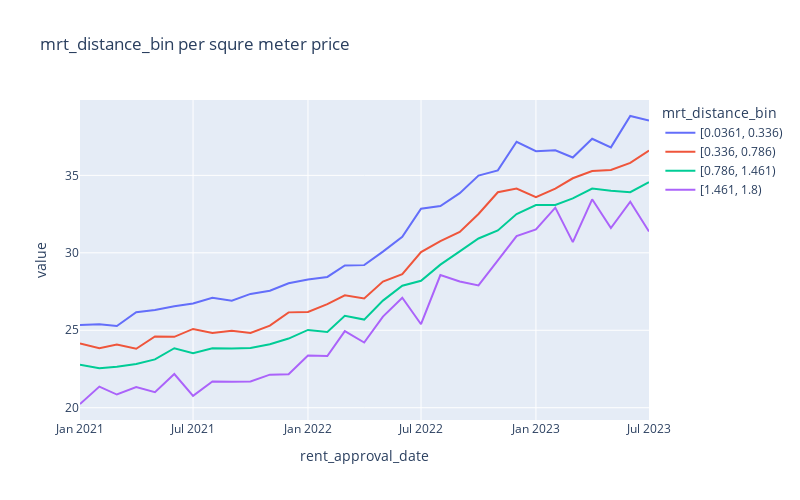

Notebook source saved alongside this figure:
### Markdown cell above
Apparently, there is no clear trend here. This is because by the analysis above, price is increasing along with date. Hence we need to break down more.

We need to constrain the date, and region/town to see whether we can observe a trend.

### Code cell
train_df_cleaned_final['mrt_distance_bin'] = bin_values(train_df_cleaned_final['nearest_mrt_dist'], step_size=0.2, right_bound=1.8, transformation_function=lambda x: 1.5 * x)
plot_psqm_trend(train_df_cleaned_final, 'mrt_distance_bin')

### Figure 1 — Plotly figure (JSON) as saved in the notebook; plotly's stock layout.template omitted (floating-point values rounded to 4 significant figures)
{"data": [{"hovertemplate": "mrt_distance_bin=[0.0361, 0.336)<br>rent_approval_date=%{x}<br>value=%{y}<extra></extra>", "legendgroup": "[0.0361, 0.336)", "line": {"color": "#636efa", "dash": "solid"}, "marker": {"symbol": "circle"}, "mode": "lines", "name": "[0.0361, 0.336)", "orientation": "v", "showlegend": true, "type": "scatter", "x": ["2021-01", "2021-02", "2021-03", "2021-04", "2021-05", "2021-06", "2021-07", "2021-08", "2021-09", "2021-10", "2021-11", "2021-12", "2022-01", "2022-02", "2022-03", "2022-04", "2022-05", "2022-06", "2022-07", "2022-08", "2022-09", "2022-10", "2022-11", "2022-12", "2023-01", "2023-02", "2023-03", "2023-04", "2023-05", "2023-06", "2023-07"], "xaxis": "x", "y": [25.34, 25.38, 25.27, 26.16, 26.31, 26.56, 26.73, 27.1, 26.91, 27.35, 27.55, 28.03, 28.28, 28.44, 29.18, 29.21, 30.08, 31.03, 32.85, 33.03, 33.85, 34.98, 35.32, 37.17, 36.56, 36.62, 36.15, 37.36, 36.81, 38.83, 38.54], "yaxis": "y"}, {"hovertemplate": "mrt_distance_bin=[0.336, 0.786)<br>rent_approval_date=%{x}<br>value=%{y}<extra></extra>", "legendgroup": "[0.336, 0.786)", "line": {"color": "#EF553B", "dash": "solid"}, "marker": {"symbol": "circle"}, "mode": "lines", "name": "[0.336, 0.786)", "orientation": "v", "showlegend": true, "type": "scatter", "x": ["2021-01", "2021-02", "2021-03", "2021-04", "2021-05", "2021-06", "2021-07", "2021-08", "2021-09", "2021-10", "2021-11", "2021-12", "2022-01", "2022-02", "2022-03", "2022-04", "2022-05", "2022-06", "2022-07", "2022-08", "2022-09", "2022-10", "2022-11", "2022-12", "2023-01", "2023-02", "2023-03", "2023-04", "2023-05", "2023-06", "2023-07"], "xaxis": "x", "y": [24.14, 23.84, 24.08, 23.81, 24.6, 24.58, 25.09, 24.82, 24.97, 24.83, 25.3, 26.16, 26.18, 26.69, 27.26, 27.05, 28.14, 28.63, 30.04, 30.76, 31.35, 32.51, 33.91, 34.15, 33.6, 34.15, 34.81, 35.28, 35.35, 35.81, 36.6], "yaxis": "y"}, {"hovertemplate": "mrt_distance_bin=[0.786, 1.461)<br>rent_approval_date=%{x}<br>value=%{y}<extra></extra>", "legendgroup": "[0.786, 1.461)", "line": {"color": "#00cc96", "dash": "solid"}, "marker": {"symbol": "circle"}, "mode": "lines", "name": "[0.786, 1.461)", "orientation": "v", "showlegend": true, "type": "scatter", "x": ["2021-01", "2021-02", "2021-03", "2021-04", "2021-05", "2021-06", "2021-07", "2021-08", "2021-09", "2021-10", "2021-11", "2021-12", "2022-01", "2022-02", "2022-03", "2022-04", "2022-05", "2022-06", "2022-07", "2022-08", "2022-09", "2022-10", "2022-11", "2022-12", "2023-01", "2023-02", "2023-03", "2023-04", "2023-05", "2023-06", "2023-07"], "xaxis": "x", "y": [22.78, 22.55, 22.64, 22.82, 23.12, 23.84, 23.52, 23.84, 23.82, 23.86, 24.1, 24.46, 25.02, 24.89, 25.93, 25.69, 26.92, 27.88, 28.19, 29.24, 30.09, 30.93, 31.45, 32.51, 33.08, 33.09, 33.51, 34.15, 34.02, 33.91, 34.56], "yaxis": "y"}, {"hovertemplate": "mrt_distance_bin=[1.461, 1.8)<br>rent_approval_date=%{x}<br>value=%{y}<extra></extra>", "legendgroup": "[1.461, 1.8)", "line": {"color": "#ab63fa", "dash": "solid"}, "marker": {"symbol": "circle"}, "mode": "lines", "name": "[1.461, 1.8)", "orientation": "v", "showlegend": true, "type": "scatter", "x": ["2021-01", "2021-02", "2021-03", "2021-04", "2021-05", "2021-06", "2021-07", "2021-08", "2021-09", "2021-10", "2021-11", "2021-12", "2022-01", "2022-02", "2022-03", "2022-04", "2022-05", "2022-06", "2022-07", "2022-08", "2022-09", "2022-10", "2022-11", "2022-12", "2023-01", "2023-02", "2023-03", "2023-04", "2023-05", "2023-06", "2023-07"], "xaxis": "x", "y": [20.24, 21.37, 20.85, 21.33, 21.0, 22.18, 20.77, 21.7, 21.68, 21.7, 22.13, 22.16, 23.37, 23.34, 24.94, 24.21, 25.88, 27.1, 25.39, 28.57, 28.15, 27.9, 29.51, 31.08, 31.51, 32.91, 30.69, 33.45, 31.6, 33.3, 31.37], "yaxis": "y"}], "layout": {"height": 500, "legend": {"title": {"text": "mrt_distance_bin"}, "tracegroupgap": 0}, "title": {"text": "mrt_distance_bin per squre meter price"}, "width": 800, "xaxis": {"anchor": "y", "domain": [0, 1], "title": {"text": "rent_approval_date"}}, "yaxis": {"anchor": "x", "domain": [0, 1], "title": {"text": "value"}}}}
